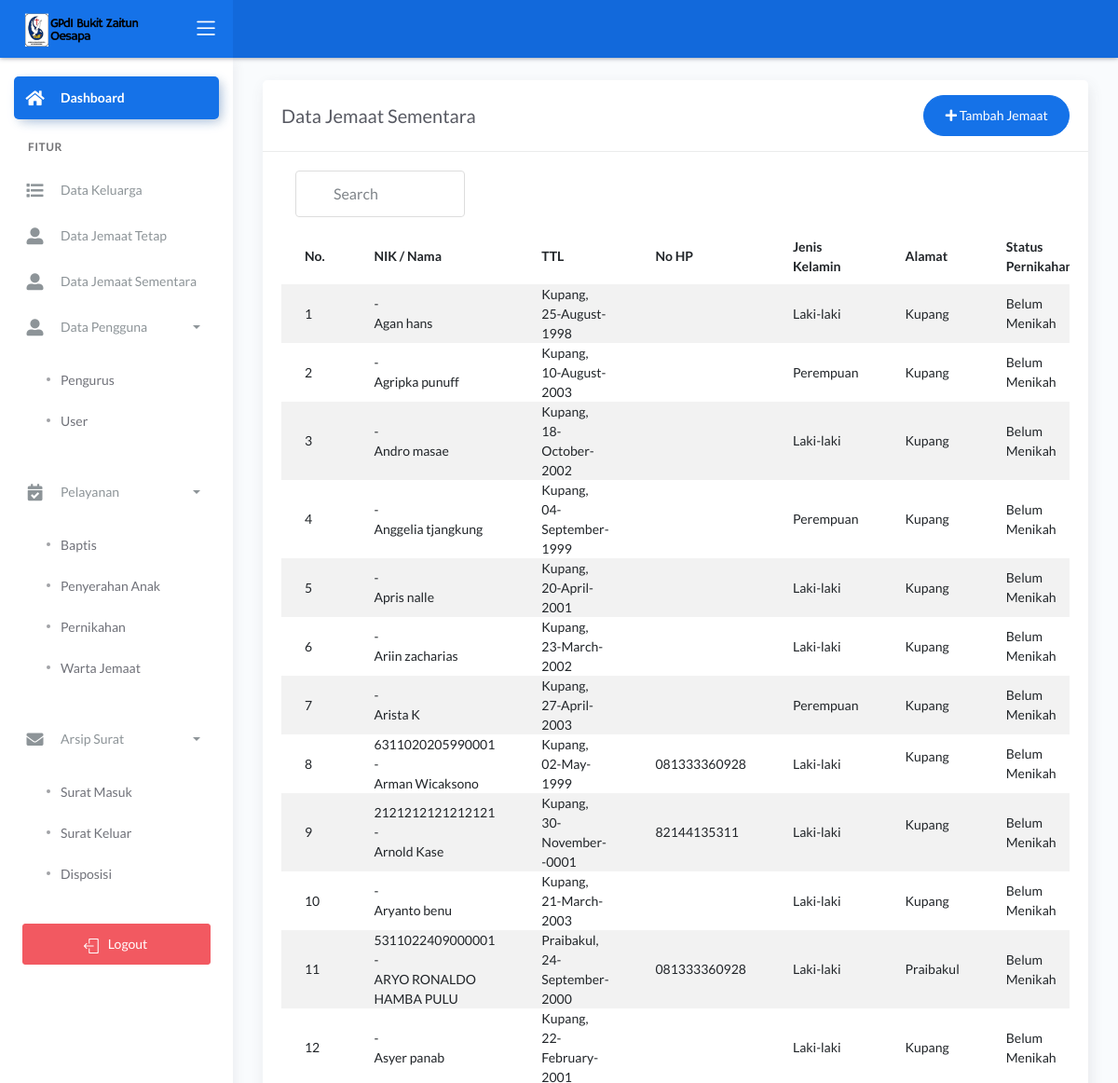
/dashboard/main2.php?halaman=tampil_jemaat_sementara (signed in, upper part), run on an earlier commit of the app's database.
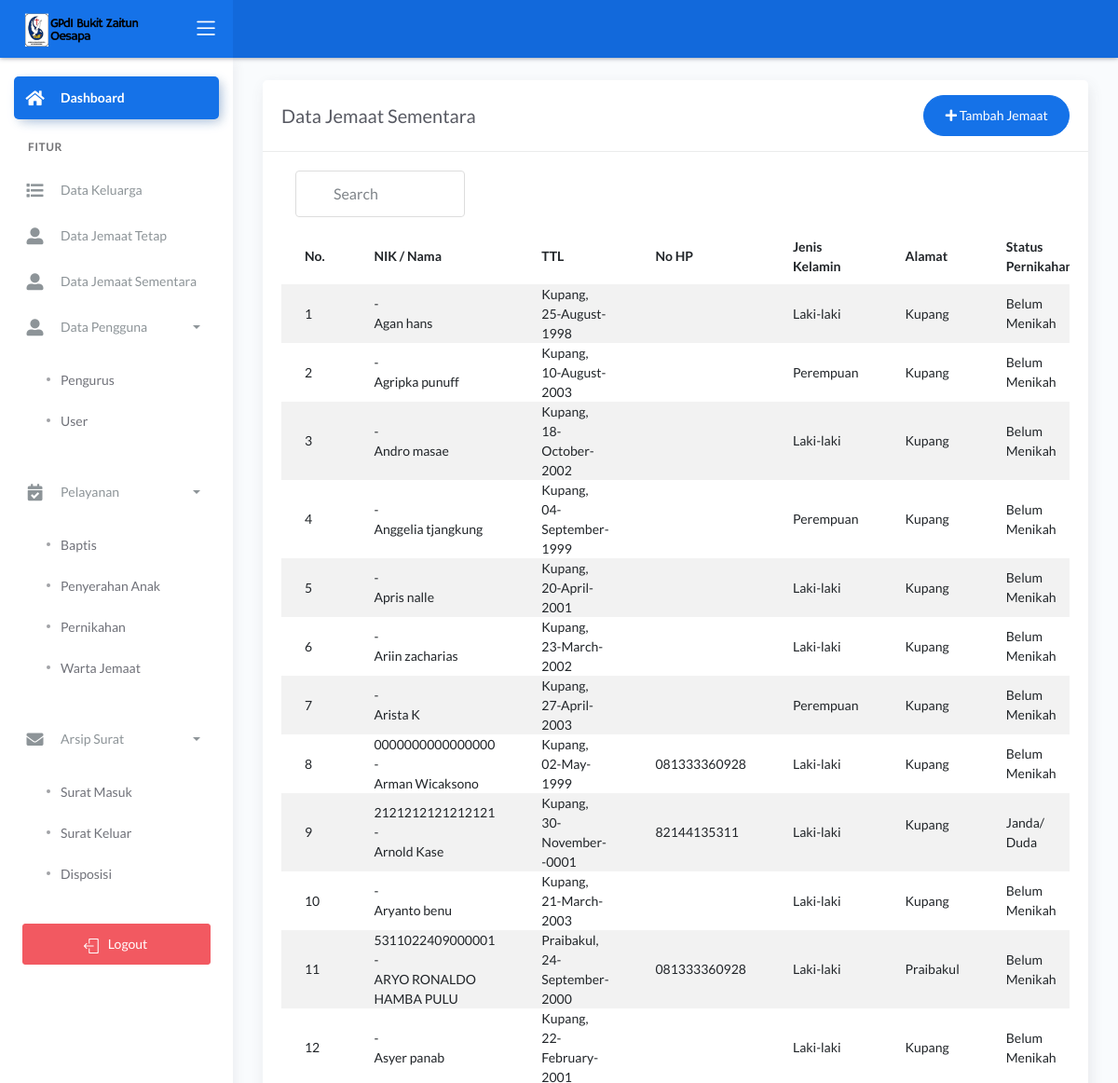
And on a later commit of the database.
### tables this page shows
CREATE TABLE `jemaat` (
  `id_jemaat` int(11) NOT NULL,
  `tanggal_pendaftaran` date DEFAULT NULL,
  `nik` varchar(16) DEFAULT NULL,
  `nama` varchar(50) NOT NULL,
  `tempat_lahir` varchar(20) NOT NULL,
  `tanggal_lahir` date NOT NULL,
  `no_hp` varchar(12) NOT NULL,
  `jenis_kelamin` enum('Laki-laki','Perempuan') NOT NULL,
  `alamat` text NOT NULL,
  `status_j` int(11) NOT NULL,
  `ket` varchar(10) NOT NULL,
  `username` varchar(20) NOT NULL,
  `password` varchar(20) NOT NULL,
  `baptis` int(11) NOT NULL,
  `penyerahan` int(11) NOT NULL,
  `pernikahan` int(11) NOT NULL
);

### dashboard/tampil_jemaat_sementara.php (the view, shortened to what this page needs)
<?php include '../konek.php'; ?>
<link href="css/sweetalert.css" rel="stylesheet" type="text/css">
<div class="page-inner">
    <div class="row">
        <div class="col-md-12">
            <div class="card">
                <div class="card-header">
                    <div class="d-flex align-items-center">
                        <h4 class="card-title">Data Jemaat Sementara</h4>
                        <a href="?halaman=tambah_jemaat_sementara" class="btn btn-primary btn-round ml-auto">
                            <i class="fa fa-plus"></i>
                            Tambah Jemaat
                        </a>
                    </div>
                </div>
                <div class="card-body">
                    <div class="d-flex align-items-center col-md-3">
                    <input class="form-control" type="text" id="myInput" onkeyup="myFunction()" placeholder="Search" title="Type in a name">
                    </div>
                    <form action="">
                        <div class="table-responsive">
                            <table id="add" class="display table table-striped table-hover">
                                <thead>
                                    <tr>
                                        <th>No.</th>
                                        <th>NIK / Nama</th>
                                        <th>TTL</th>
                                        <th>No HP</th>
                                        <th>Jenis Kelamin</th>
                                        <th>Alamat</th>
                                        <th>Status Pernikahan</th>
                                    </tr>
                                </thead>
                                <tbody>
                                    <?php
                                    $no = 1;
                                    $tampil = "SELECT * FROM jemaat where status_j > 0 and ket = 0 ORDER BY nama ASC";
                                    $query = mysqli_query($konek, $tampil);
                                    while ($data = mysqli_fetch_array($query, MYSQLI_BOTH)) {
                                        $username = $data['nik'];
                                        $nama = $data['nama'];
                                        $tempat = $data['tempat_lahir'];
                                        $tanggal = $data['tanggal_lahir'];
                                        $no_hp = $data['no_hp'];
                                        $alamat = $data['alamat'];
                                        $jekel = $data['jenis_kelamin'];
                                        $pernikahan = $data['pernikahan'];
                                        $tanggal_lahir = date("d-F-Y", strtotime($tanggal));
                                        if ($pernikahan == 0) {
                                            $tmp = "Belum Menikah";
                                        }else if($pernikahan == 1){
                                            $tmp = "Menikah";
                                        }else {
                                            $tmp= "Janda/ Duda";
                                        }
                                    ?>
                                        <tr>
                                            <td><?php echo $no++; ?></td>
                                            <td><?php echo $username . ' -<br> ' . $nama; ?></td>
                                            <td><?php echo $tempat . ", " . $tanggal_lahir; ?></td>
                                            <td><?php echo $no_hp; ?></td>
                                            <td><?php echo $jekel; ?></td>
                                            <td><?php echo $alamat; ?></td>
                                            <td><?php echo $tmp; ?></td>
                                        </tr>
                                    <?php
                                    }
                                    ?>
                                </tbody>
                            </table>
                        </div>
                    </form>
                </div>
            </div>
        </div>
    </div>
</div>

What changed in the data, as far as the page shows it:
changed jemaat "Arman Wicaksono": nik "6311020205990001" → "0000000000000000"; alamat "<p>Kupang</p>" → "Kupang" (drawn)
changed jemaat "Arnold Kase": pernikahan "Belum Menikah" → "Janda/ Duda"
